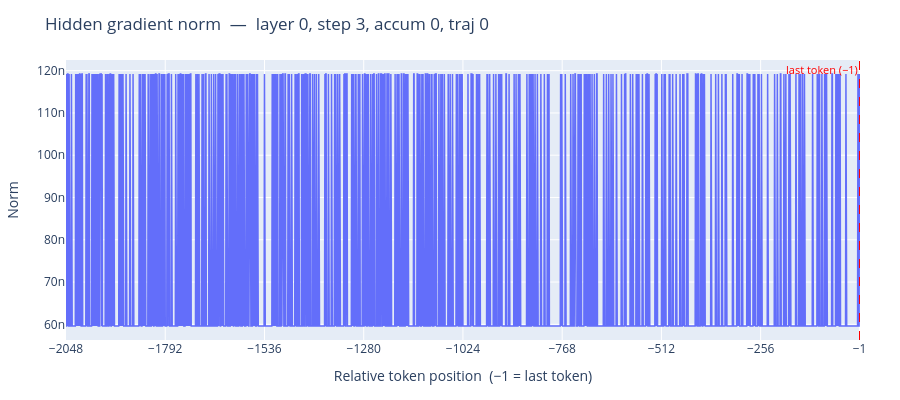

Notebook cell for this chart:
### Markdown cell above
## Gradient norms  (`hidden_grad_norm`)

### Code cell
plot_single(v_grad, global_step=3, accum_idx=0, traj_idx=0, layer=0,
            title='Hidden gradient norm').show()

### Figure 1 — Plotly figure (JSON) as saved in the notebook; plotly's stock layout.template omitted (floating-point values rounded to 4 significant figures; data arrays with more than 128 entries replaced by an {"elided": "..."} marker saying what was removed)
{"data": [{"hovertemplate": "pos: %{x}<br>norm: %{y:.4f}<extra></extra>", "line": {"width": 1.5}, "mode": "lines", "showlegend": false, "type": "scatter", "x": {"elided": "2048 int values"}, "y": {"elided": "2048 float values"}}], "layout": {"annotations": [{"font": {"color": "red", "size": 11}, "showarrow": false, "text": "last token (−1)", "x": -1, "xanchor": "right", "xref": "x", "y": 1, "yanchor": "top", "yref": "y domain"}], "height": 400, "margin": {"b": 60, "l": 60, "r": 40, "t": 60}, "shapes": [{"line": {"color": "red", "dash": "dash", "width": 1}, "type": "line", "x0": -1, "x1": -1, "xref": "x", "y0": 0, "y1": 1, "yref": "y domain"}], "title": {"text": "Hidden gradient norm  —  layer 0, step 3, accum 0, traj 0"}, "xaxis": {"tickmode": "array", "tickvals": [-2048, -1792, -1536, -1280, -1024, -768, -512, -256, -1], "title": {"text": "Relative token position  (−1 = last token)"}}, "yaxis": {"title": {"text": "Norm"}}}}
